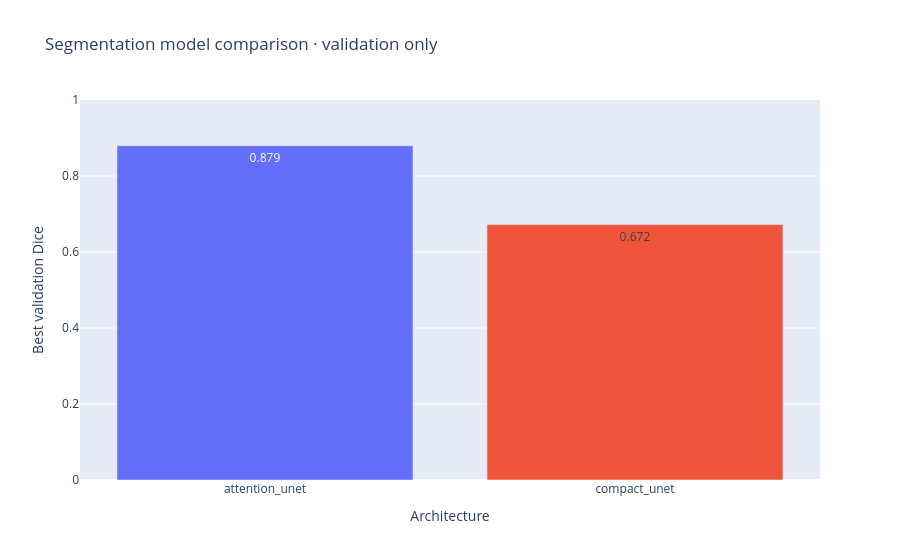

This figure's notebook cell:
### Code cell
fig, axes = plt.subplots(1, 2, figsize=(13, 4))
for name, run in segmentation_runs.items():
    history = pd.DataFrame(run["history"])
    sns.lineplot(data=history, x="epoch", y="train_loss", marker="o", label=name, ax=axes[0])
    sns.lineplot(data=history, x="epoch", y="validation_dice", marker="o", label=name, ax=axes[1])
axes[0].set_title("Segmentation training loss"); axes[0].set_ylabel("Combined loss")
axes[1].set_title("Segmentation validation Dice"); axes[1].set_ylim(0, 1)
plt.tight_layout(); plt.show()

fig = px.bar(validation_comparison, x="architecture", y="best validation Dice", color="architecture",
             text_auto=".3f", title="Segmentation model comparison · validation only", range_y=[0, 1])
fig.update_layout(showlegend=False, xaxis_title="Architecture", yaxis_title="Best validation Dice")
fig.show()

### Figure 1 — Plotly figure (JSON) as saved in the notebook; plotly's stock layout.template omitted (floating-point values rounded to 4 significant figures)
{"data": [{"hovertemplate": "architecture=%{x}<br>best validation Dice=%{y}<extra></extra>", "legendgroup": "attention_unet", "marker": {"color": "#636efa", "pattern": {"shape": ""}}, "name": "attention_unet", "orientation": "v", "showlegend": true, "textposition": "auto", "texttemplate": "%{y:.3f}", "type": "bar", "x": ["attention_unet"], "xaxis": "x", "y": [0.8795], "yaxis": "y"}, {"hovertemplate": "architecture=%{x}<br>best validation Dice=%{y}<extra></extra>", "legendgroup": "compact_unet", "marker": {"color": "#EF553B", "pattern": {"shape": ""}}, "name": "compact_unet", "orientation": "v", "showlegend": true, "textposition": "auto", "texttemplate": "%{y:.3f}", "type": "bar", "x": ["compact_unet"], "xaxis": "x", "y": [0.6722], "yaxis": "y"}], "layout": {"barmode": "relative", "legend": {"title": {"text": "architecture"}, "tracegroupgap": 0}, "showlegend": false, "title": {"text": "Segmentation model comparison · validation only"}, "xaxis": {"anchor": "y", "categoryarray": ["attention_unet", "compact_unet"], "categoryorder": "array", "domain": [0, 1], "title": {"text": "Architecture"}}, "yaxis": {"anchor": "x", "domain": [0, 1], "range": [0, 1], "title": {"text": "Best validation Dice"}}}}
